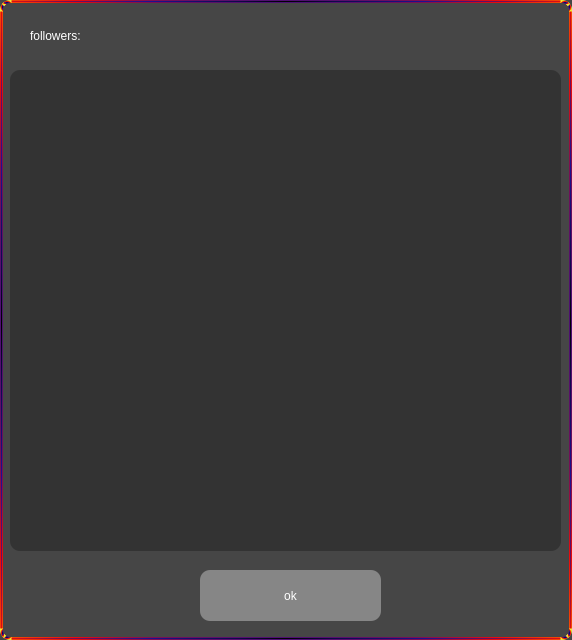
<?xml version="1.0" encoding="UTF-8"?>
<ui version="4.0">
 <class>followers</class>
 <widget class="QDialog" name="followers">
  <property name="geometry">
   <rect>
    <x>0</x>
    <y>0</y>
    <width>572</width>
    <height>640</height>
   </rect>
  </property>
  <property name="windowTitle">
   <string>Dialog</string>
  </property>
  <property name="styleSheet">
   <string notr="true">background-color: rgb(70, 70, 70);
color: rgb(255, 255, 255);
border-radius: 10px;
font: 25 12pt &quot;Microsoft JhengHei UI Light&quot;;
border-width: 3px;
border-style: solid;
border-color: qradialgradient(spread:pad, cx:0.5, cy:0.5, radius:0.769, fx:0.5, fy:0.505682, stop:0 rgba(0, 0, 0, 255), stop:0.113636 rgba(14, 8, 73, 255), stop:0.323864 rgba(28, 17, 145, 255), stop:0.539773 rgba(126, 14, 81, 255), stop:0.659091 rgba(234, 11, 11, 255), stop:0.772727 rgba(244, 70, 5, 255), stop:0.875 rgba(255, 139, 0, 255), stop:1 rgba(239, 236, 55, 255))</string>
  </property>
  <widget class="QListWidget" name="listWidget">
   <property name="geometry">
    <rect>
     <x>10</x>
     <y>70</y>
     <width>551</width>
     <height>481</height>
    </rect>
   </property>
   <property name="styleSheet">
    <string notr="true">border-width: 0px;background-color: rgb(51, 51, 51);
font: 28pt &quot;Microsoft YaHei UI&quot;;</string>
   </property>
  </widget>
  <widget class="QLabel" name="label">
   <property name="geometry">
    <rect>
     <x>30</x>
     <y>10</y>
     <width>231</width>
     <height>51</height>
    </rect>
   </property>
   <property name="styleSheet">
    <string notr="true">border-width: 0px;</string>
   </property>
   <property name="text">
    <string>followers:</string>
   </property>
  </widget>
  <widget class="QPushButton" name="ok">
   <property name="geometry">
    <rect>
     <x>200</x>
     <y>570</y>
     <width>181</width>
     <height>51</height>
    </rect>
   </property>
   <property name="styleSheet">
    <string notr="true">background-color: rgb(134, 134, 134);
border-width: 0px;</string>
   </property>
   <property name="text">
    <string>ok</string>
   </property>
  </widget>
 </widget>
 <resources/>
 <connections/>
</ui>
